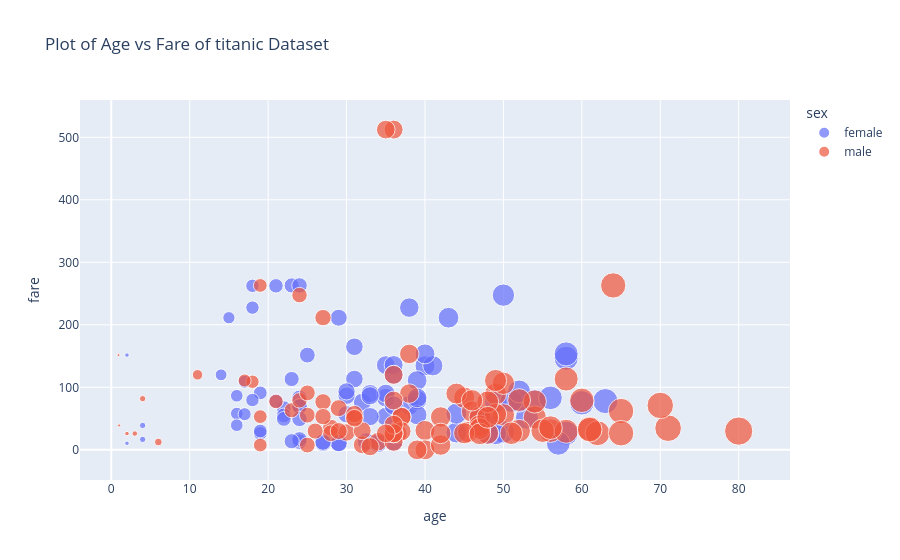

Notebook source saved alongside this figure:
### Code cell
# scatter plot

# if the nan values available in  the daraset then how i can remove the nan values from the dataset
df.dropna(inplace=True)

fig  = px.scatter(df, x='age', y='fare', color='sex', size='age', title='Plot of Age vs Fare of titanic Dataset')
fig.show()

# save the plot in the png file
fig.write_image('./outputs/01_scatterplot.png', scale=3)

 # how to save in 300 dpi resolution
fig.write_image('./outputs/01_scatterplot_300dpi.png', scale=3, width=800, height=600)

# save file in the json format
fig.write_json('./outputs/01_scatterplot.json')
